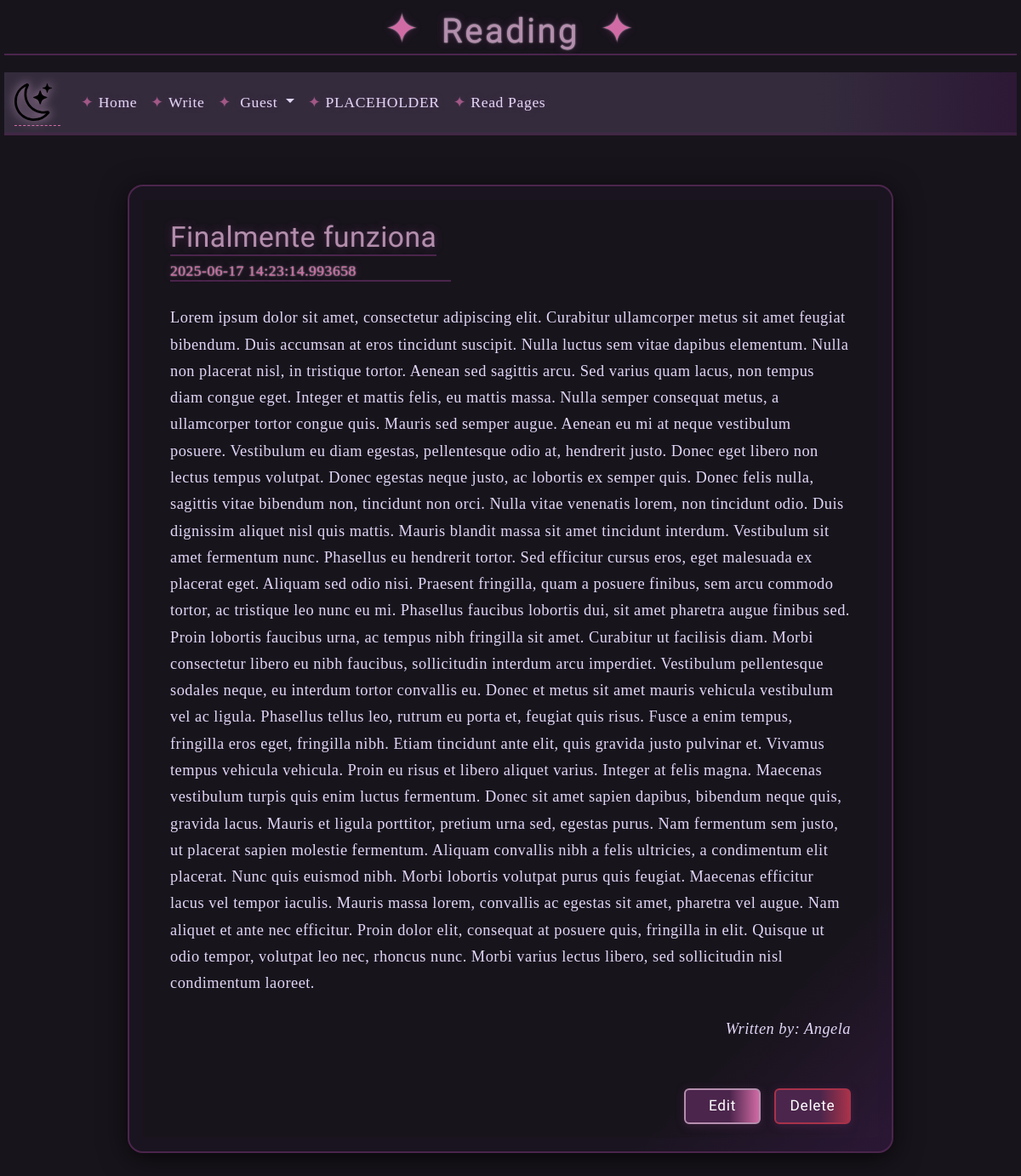
Page /read/4 on the earlier database version.
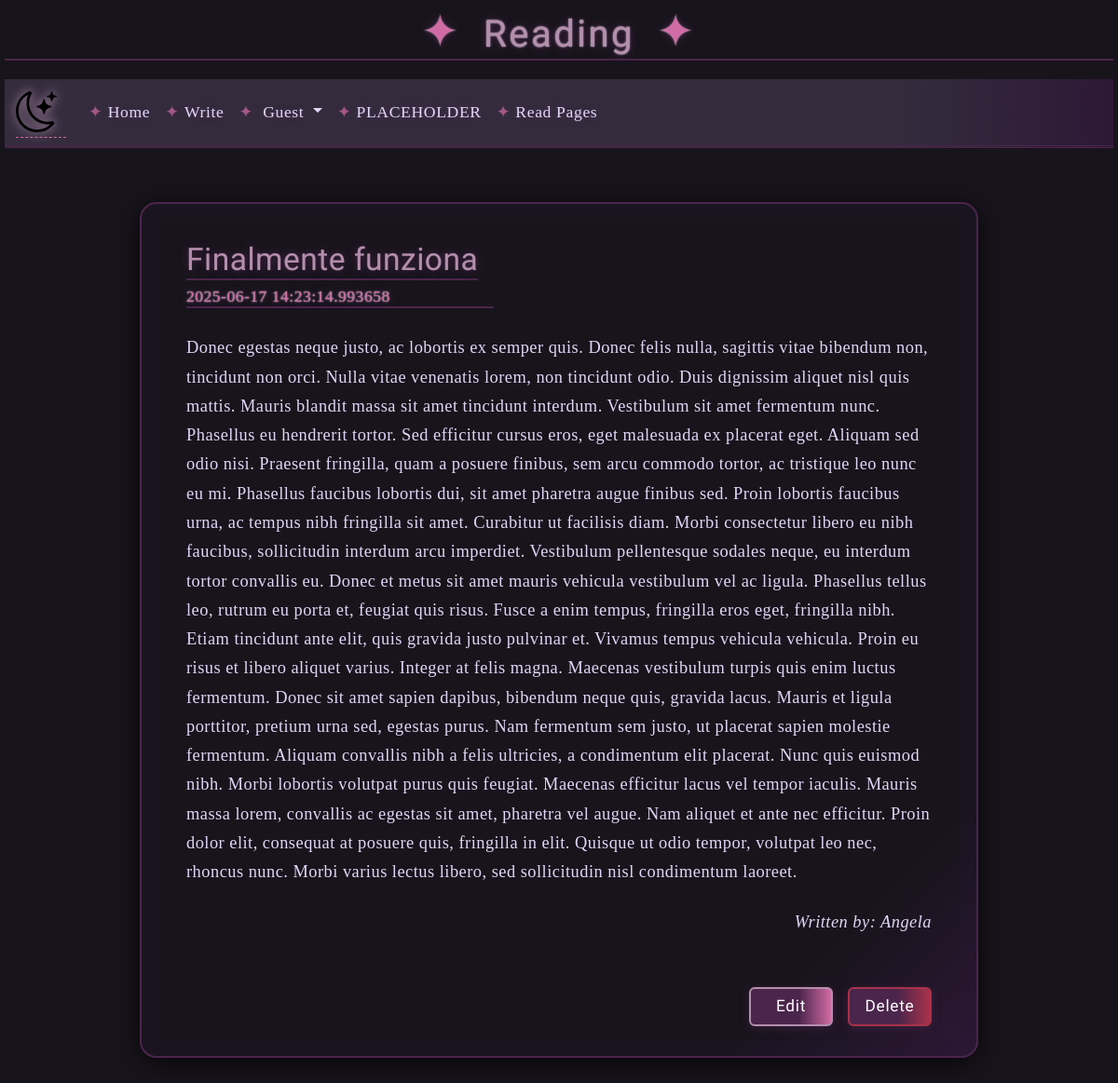
Same page on the later database version.
### app/models.py (models this page shows)
class Page(db.Model):
  metadata_obj
  id = db.Column(db.Integer, primary_key = True)
  title = db.Column(db.String(200), nullable = False)
  author_id = db.Column(db.Integer, db.ForeignKey('user.id'), nullable = False)
  text = db.Column(db.Text, nullable = False)
  date = db.Column(db.DateTime, default=datetime.now())

### app/routes.py (the view)
@app.route('/read/<int:id>')
def read_id(id):
  page = Page.query.get_or_404(id)
  author_name = page.author.name
  return render_template('read-id.html', page=page, author_name = author_name, title='Reading')

### app/templates/read-id.html (shortened to what this page needs)
{% extends('base.html') %}
{% block content %}
  <div class="grimoire-page-box">
    <div class="grimoire-header">
      <div>
        <h2>{{ page.title }}</h2>
        <h3>{{ page.date }}</h3>
      </div>
    </div>
    <article>
      <p>
        {{ page.text }}
      </p>
      <p class="grimoire-author">
        Written by: {{ author_name }}
      </p>
    </article>
    <div class="grimoire-actions">
      <a href="{{ url_for('page_edit', id=page.id) }}" class="btn btn-primary">Edit</a>
      <a href="{{ url_for('delete', id=page.id) }}" class="btn btn-danger">Delete</a>
    </div>
  </div>
{% endblock %}

Differences in the rows shown:
changed Page "Finalmente funziona": text "Lorem ipsum dolor sit amet, consectetur adipiscing elit. Curabitur ullamcorper metus sit amet feugiat bibendum. Duis accumsan at eros tincidunt suscipit. Nulla luctus sem vitae dapibus elementum. Nulla non placerat nisl, in tristique tortor. Aenean sed sagittis arcu. Sed varius quam lacus, non tempus diam congue eget. Integer et mattis felis, eu mattis massa. Nulla semper consequat metus, a ullamcorper tortor congue quis. Mauris sed semper augue. Aenean eu mi at neque vestibulum posuere. Vestibulum eu diam egestas, pellentesque odio at, hendrerit justo. Donec eget libero non lectus tempus volutpat. Donec egestas neque justo,…" → "Donec egestas neque justo,…"
